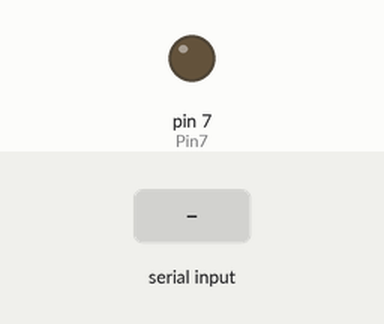
Simulated run of this sketch. Board: Arduino Uno, built with avr-gcc and run on an emulated ATmega328P. On the bench: output pins drawn as LEDs (lit = HIGH). The test bench sets the inputs (shaded band).

Above: at 1.2 s.
1.3 s: "a" received over Serial
At 1.6 s:
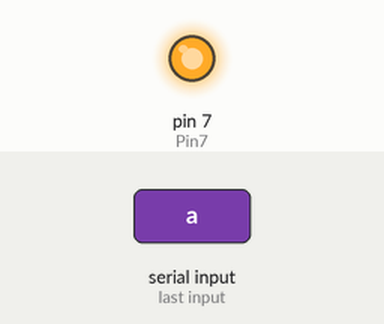
2.8 s: "b" received over Serial
At 4.0 s:
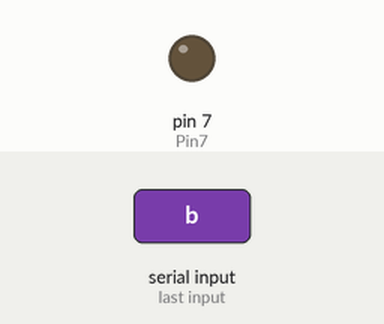
Timing chart, 0 to 5.8 s (numbered marks = the images above; inputs shaded):
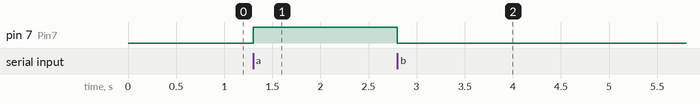

The sketch:

sketch_dec01a.ino
```cpp
#define Pin7  7
char caracter;

void setup() {
  Serial.begin(9600);
  pinMode(Pin7, OUTPUT);
}

void loop() {

  if(Serial.available()) {
  caracter = Serial.read();

    if(caracter == 'a'){ digitalWrite(Pin7, HIGH);}
    if(caracter == 'b'){ digitalWrite(Pin7, LOW);}
  }

}
```

Measured:
- after the input at 1.3 s, pin 7 (Pin7): LOW → HIGH at once
- after the input at 2.8 s, pin 7 (Pin7): HIGH → LOW at once
